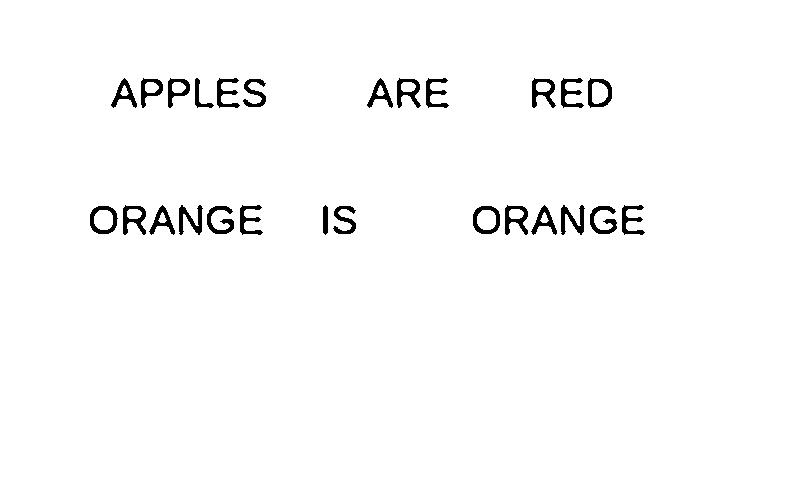
#> input picture Code/imageBlurredThresholded.jpg, 802 x 491 px
$ python allCombined.py imageBlurredThresholded.jpg Computer-1.png   (Python 2 division)   (older library calls are emulated)
#> lines starting #> are read from the running program, lines starting #| are printed output that depends on the picture; after the words box and inside, x2 and y2 are one past the last pixel; in counts of white or black regions, pixels touching at a corner belong together
### Code/binarizeModule.py
import cv2
import sys
import scipy.misc

#binarizes image and saves it also
def binarize(imgname):
	#first binarize the image using adaptive thresholding
	#image is taken as the 1st command line argument
	#imgraw = cv2.imread(sys.argv[1],0)
#> called with imgname = 'imageBlurredThresholded.jpg'
	imgraw = cv2.imread(imgname,0)
#> imgraw is the input picture: shape (491, 802); min 0, max 255, mean 249.9

	cv2.imshow('Raw Image.',imgraw)
	cv2.waitKey(0)

	#blur to remove noise first
	imgBlurred = cv2.GaussianBlur(imgraw,(5,5),0)
	imgBlurred = cv2.medianBlur(imgBlurred,5)
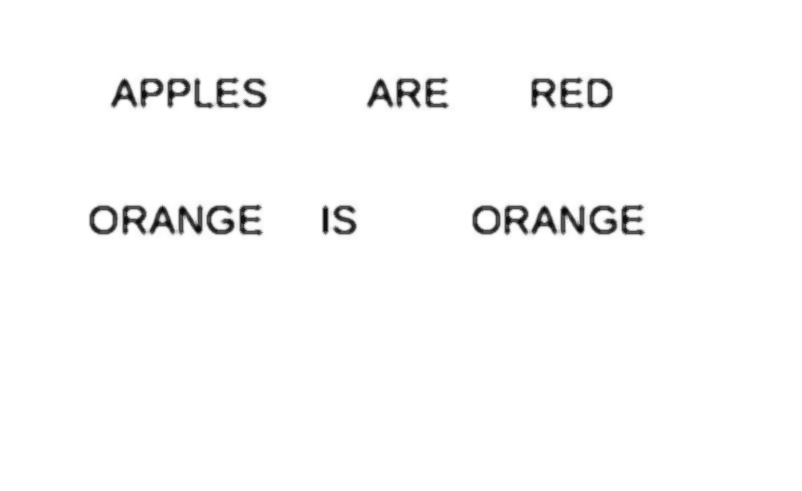
#> imgBlurred: shape (491, 802); min 9, max 255, mean 250.3

	imgBlurredThresholded = cv2.adaptiveThreshold(imgBlurred,255,cv2.ADAPTIVE_THRESH_GAUSSIAN_C,cv2.THRESH_BINARY,11,2)
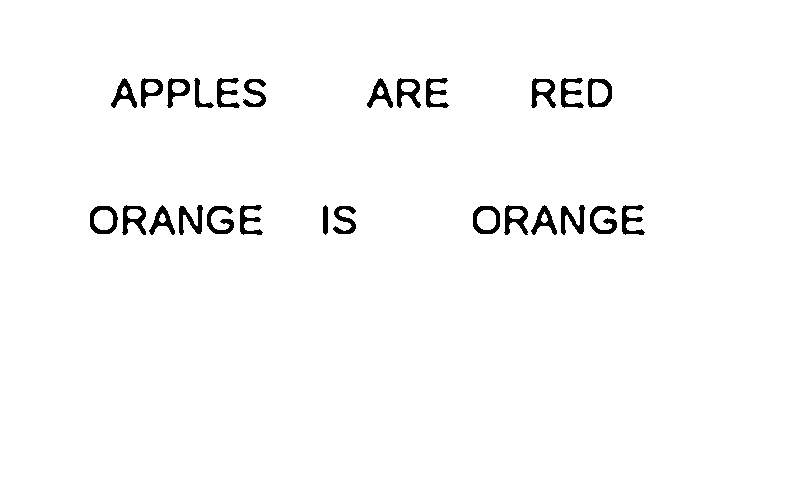
#> imgBlurredThresholded: shape (491, 802); 97.9% white; 26 black regions, largest, box (x1, y1, x2, y2) and area: (531, 78, 556, 108) 355, (590, 206, 617, 234) 353, (397, 78, 421, 108) 352
	scipy.misc.imsave('imageBlurredThresholded.jpg',imgBlurredThresholded)
	cv2.imshow('Image after thresholding and noise removal.',imgBlurredThresholded)
	cv2.waitKey(0)
	return imgBlurredThresholded

### Code/textDetectionModule.py
import cv2
import numpy as np
import sys
import scipy.misc
import operator
from operator import itemgetter

#rectlist2 has big rectangles
#now corresponding to each rectangle there, assign small rectangles to it
class WordRectangle:
    charCount=0
    regions = []
    hulls = []

    # [5 lines left out: function __init__, not called in this run]

    characterRectangle=[]

    def addCharRect(self,x):
        self.characterRectangle.append(x)
        self.charCount+=1

#font for cv text
font = cv2.FONT_HERSHEY_SIMPLEX

def getText(img,arg2,arg3):
#> called with arg2 = 1, arg3 = 50
	y = np.shape(img)[0]
#> y = 491
	x = np.shape(img)[1]
#> x = 802

	#negate document
	img = cv2.resize(img,(0,0),fx=1,fy=1)
	img = 255-img
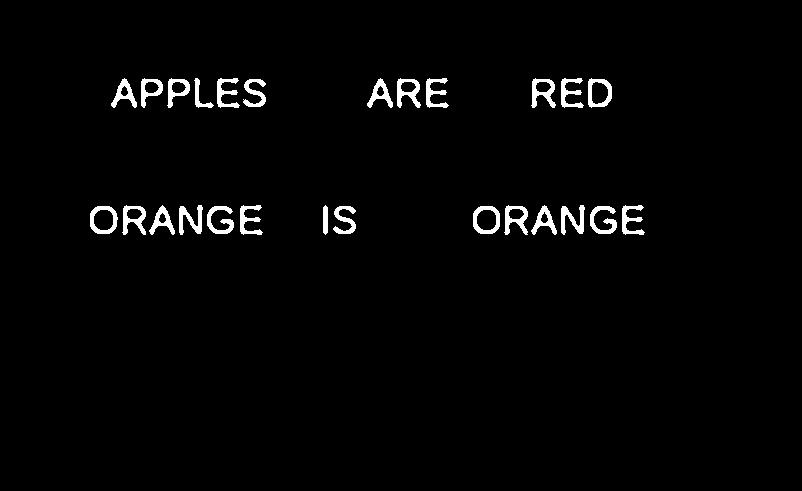
#> img: shape (491, 802); min 0, max 255, mean 5.4

	#create copy of image
	vis2 = img.copy()

	#dilate image
	kernel = np.ones((20,0),np.uint(8))
	vis2 = cv2.dilate(vis2,kernel,iterations=21)
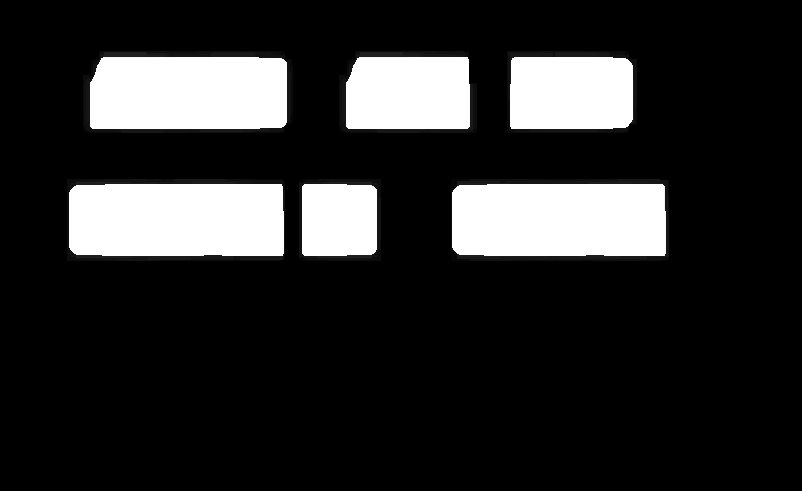
#> vis2: shape (491, 802); min 0, max 255, mean 44.2
	cv2.imshow('Dilated Image.',vis2)
	#scipy.misc.imsave('imgDilated'+'.png',vis2)
	cv2.waitKey(0)

	#find mser regions for big rectangles in dilated image
	#10k is min area
	#max area = 0.5 of area of image
	#min area = 0.01 area of image
	mser = cv2.MSER_create(1, int(0.01*y*x), int(0.5 * y*x), 0.05, 0.02, 200, 1.01, 0.003, 5)
#> (the run stopped early here; a loop or call above may not have finished)
